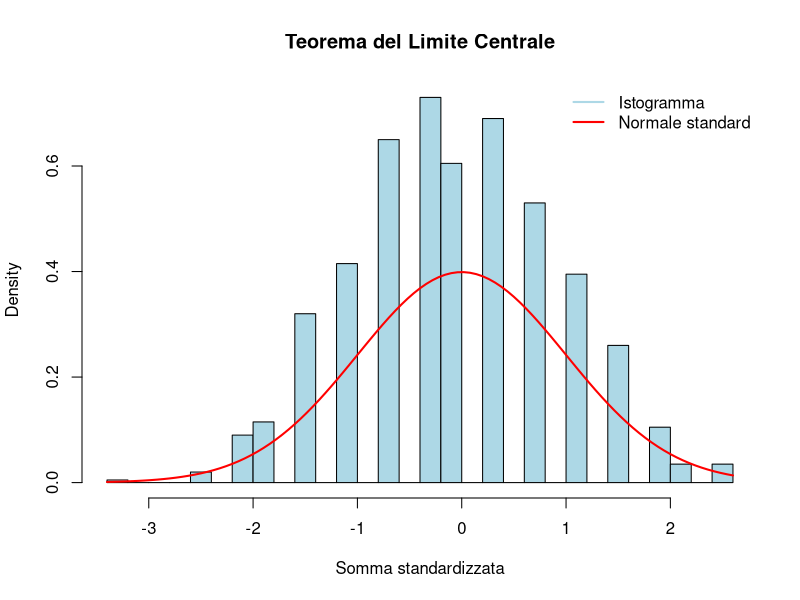

The R script that drew this image:
n <- 30        # Numero di lanci
p <- 0.5       # Probabilità di successo (testa)
m <- 1000      # Numero di simulazioni

# Simulazioni
set.seed(123)
somme <- replicate(m, sum(rbinom(n, 1, p)))

# Standardizzazione
somme_std <- (somme - n * p) / sqrt(n * p * (1 - p))

# Confronto con la normale standard
hist(somme_std, breaks=30, prob=TRUE, col="lightblue", 
     main="Teorema del Limite Centrale", xlab="Somma standardizzata")
curve(dnorm(x), col="red", lwd=2, add=TRUE) # Densità normale
legend("topright", legend=c("Istogramma", "Normale standard"), 
       col=c("lightblue", "red"), lwd=2, bty="n")
